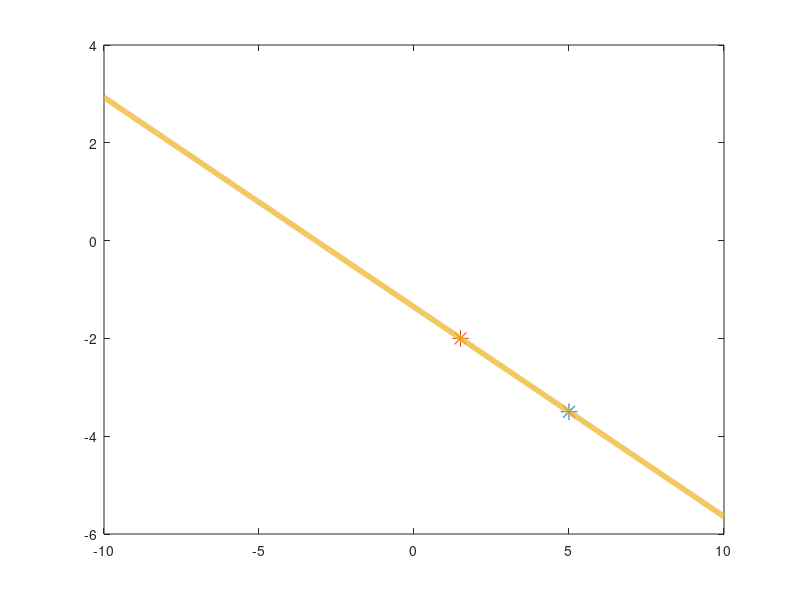

Reproduce this figure in MATLAB.
%
% provare che le funzioni lineari effettivamente funzionano
%
y0 = -3.5;
x0 = 5;
y1 = -2;
x1 = 1.5;
%
% le funzioni lineari sono di tipo: y = a*x + b
%
a = (y1-y0)/(x1-x0);
b = y0 - (a*x0);

x = [-10:0.01:10];
y = (a*x) + b;

plot(x0, y0, "*", "markersize", 12, x1, y1, "*", "markersize", 12, x, y, "linewidth", 4)
